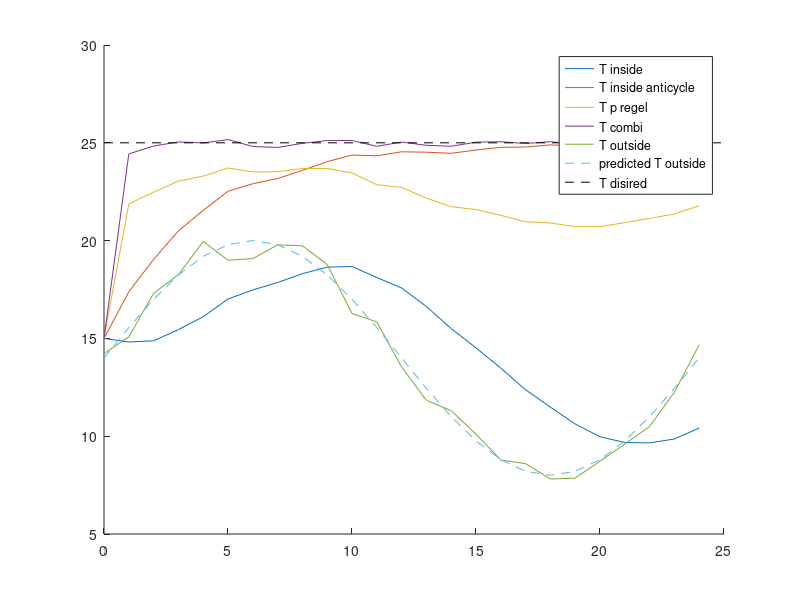
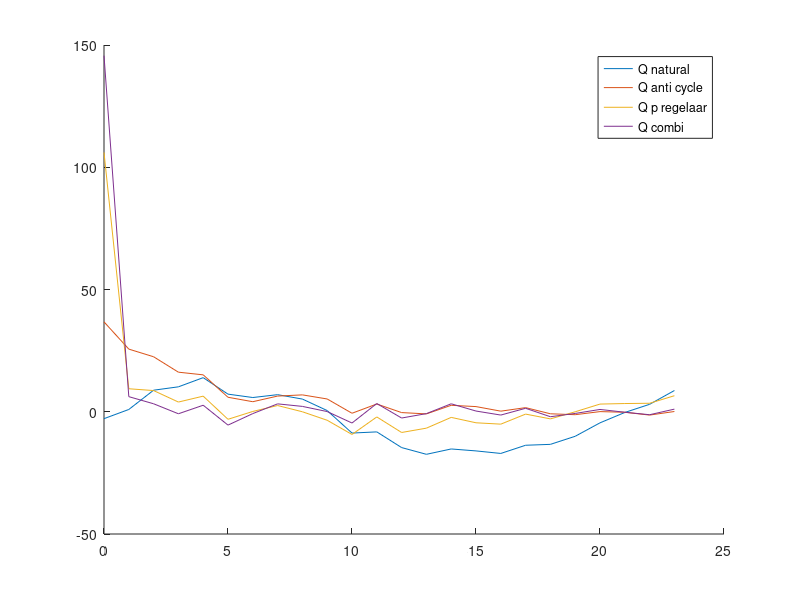
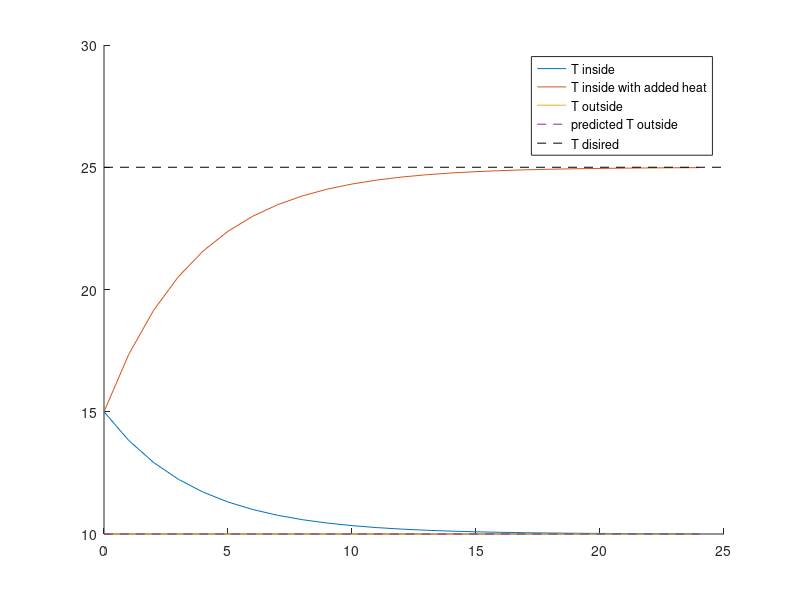

MATLAB code to generate these figures, in order:
clear

t = 0:1:24; % tijd in uren
T_wanted = 25; %disired temperaturen in degrees
T_predict = 6 * sin(2 * pi * t/ 24) + 14 ;%temperature prediction
T_amb = T_predict .* (0.95 + 0.1 * rand(1,length (t))); % real outside temperature
T_kas1(1) = 15; %initial temperature in greenhouse
T_kas_ac(1) = T_kas1(1);
T_kas_p(1) = T_kas1(1);
T_combi(1) = T_kas1(1);
h_buiten = 100;
h_binnen = 100;
k_wall = 5.7;
A = 30;
cp = 718;
rho = 1.29;
V = 60;
m = rho * V;
d_wall = 5 * 10-3;
R_wall = 1/h_buiten + d_wall/k_wall + 1/h_binnen;
Q_heat = - A * (T_predict - T_wanted) / R_wall * (0.95 + 0.1 * rand); %added heat based on predicted outside temperature and disired + fout
P = 3;
for i = 1:(length(t)-1)
    Q_conv(i) = A * (T_amb(i) - T_kas1(i)) / R_wall; %
    T_kas1(i + 1) = T_kas1(i) + Q_conv(i) * 60^2 / (m * cp ); %temperatuurstijging over een uur

    Q_anticyc(i) = A * (T_amb(i) - T_kas_ac(i)) / R_wall + Q_heat(i); %heat met voorspelling
    T_kas_ac(i + 1) = T_kas_ac(i) + Q_anticyc(i) * 60^2 / (m * cp );

    Q_P(i) = A * (T_amb(i) - T_kas_p(i)) / R_wall + P *A / R_wall * (T_wanted - T_kas_p(i)); %heat met p regel
    T_kas_p(i + 1) = T_kas_p(i) + Q_P(i) * 60^2 / (m * cp );

    Q_combi(i) = A * (T_amb(i) - T_combi(i)) / R_wall + P *A / R_wall * (T_wanted - T_combi(i)) + Q_heat(i); %combi
    T_combi(i + 1) = T_combi(i) + Q_combi(i) * 60^2 / (m * cp );
end
figure;
hold on
plot(t, T_kas1)
plot(t, T_kas_ac)
plot(t, T_kas_p)
plot(t, T_combi)
plot(t, T_amb,'-')
plot(t, T_predict,'--')
plot([0, 25], [T_wanted, T_wanted],'k--')
legend('T inside', 'T inside anticycle','T p regel','T combi','T outside', 'predicted T outside','T disired')
hold off
figure;
hold on
plot(t(1:end-1), Q_conv)
plot(t(1:end-1), Q_anticyc)
plot(t(1:end-1), Q_P)
plot(t(1:end-1), Q_combi)
legend('Q natural', 'Q anti cycle', 'Q p regelaar','Q combi')
hold off

t = 0:1:24; % tijd in uren
T_wanted = 25; %disired temperaturen in degrees
% T_predict = 6 * sin(2 * pi * t/ 24) + 14 ;%temperature prediction
T_predict = zeros(1, length(t)) + 10 ;

T_amb = T_predict .* (0.95 + 0.1 .* rand(1,length(t))); % real outside temperature
T_kas = zeros(1,length(t)); % zeros array for tempetauture in greenhouse
T_kas(1) = 15; %initial temperature in greenhouse

% T_amb = T_predict .* (0.95 + 0.1 * rand(1,length (t))); % real outside temperature
T_amb = zeros(1, length(t)) + 10 ;
T_kas1(1) = 15; %initial temperature in greenhouse
T_kas2(1) = 15;

h_buiten = 100;
h_binnen = 100;
k_wall = 5.7;
A = 30;
cp = 718;
rho = 1.29;
V = 60;
m = rho * V;
d_wall = 5 * 10-3;
R_wall = 1/h_buiten + d_wall/k_wall + 1/h_binnen;
Q_heat = - A * (T_predict - T_wanted) / R_wall  ; %added heat based on predicted outside temperature nd disired

for i = 1:(length(t)-1)
    Q_conv(i) = A * (T_amb(i) - T_kas1(i)) / R_wall;
    T_kas1(i + 1) = T_kas1(i) + Q_conv(i) * 60^2 / (m * cp );
    Q(i) = A * (T_amb(i) - T_kas2(i)) / R_wall + Q_heat(i);
    T_kas2(i + 1) = T_kas2(i) + Q(i) * 60^2 / (m * cp );
end


figure;
hold on
plot(t, T_kas1)
plot(t, T_kas2)
plot(t, T_amb,'-')
plot(t, T_predict,'--')
plot([0, 25], [T_wanted, T_wanted],'k--')
legend('T inside', 'T inside with added heat','T outside', 'predicted T outside','T disired')
hold off

% figure;
% hold on
% plot(t(1 : end-1), Q_conv)
% plot(t(1: end-1), Q)
% plot(t(1: end-1), Q_heat)
% legend('Q natural', 'Q total', 'Q added')
% hold off
